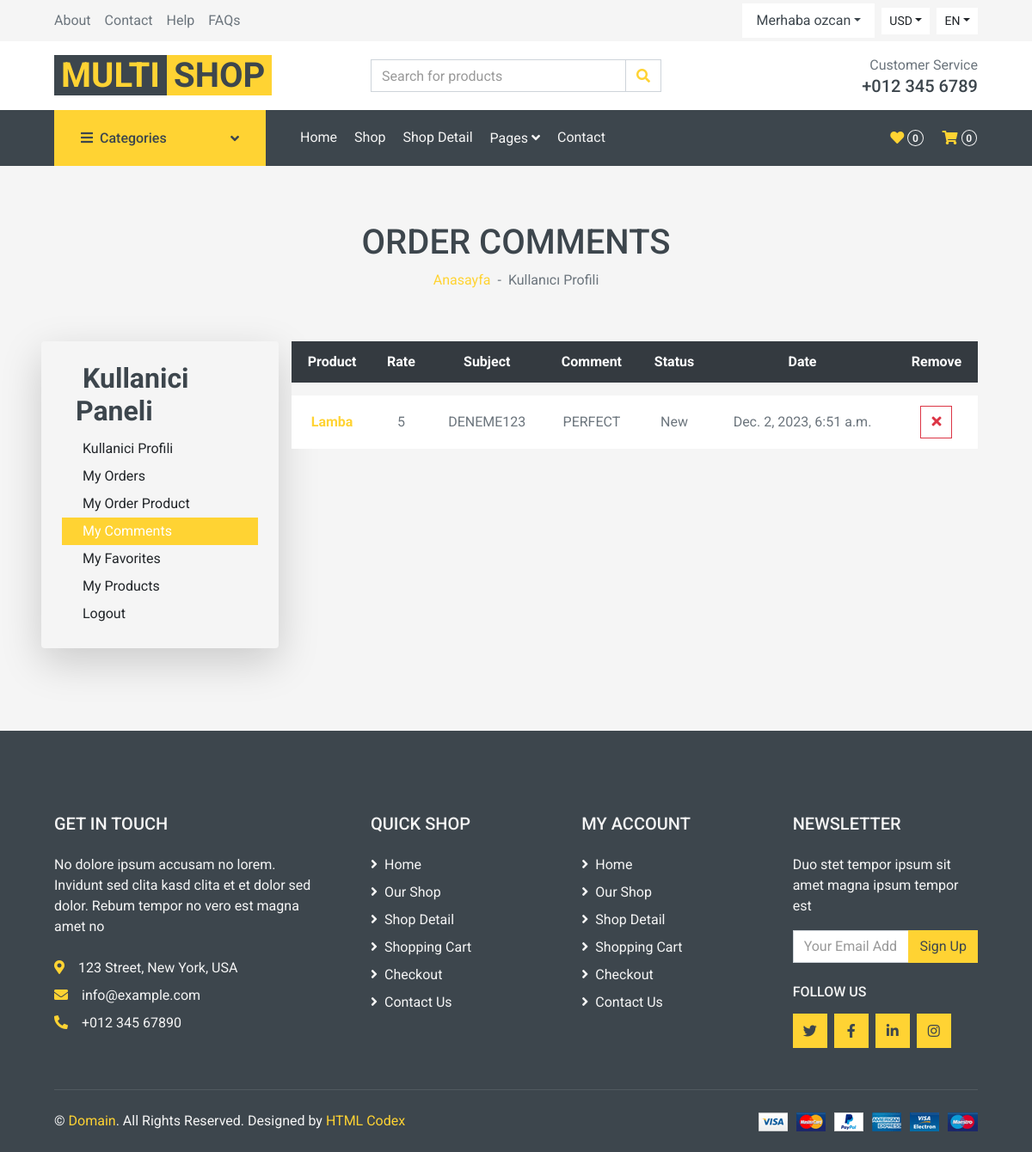
The app's page /user/comments (signed in), older data.
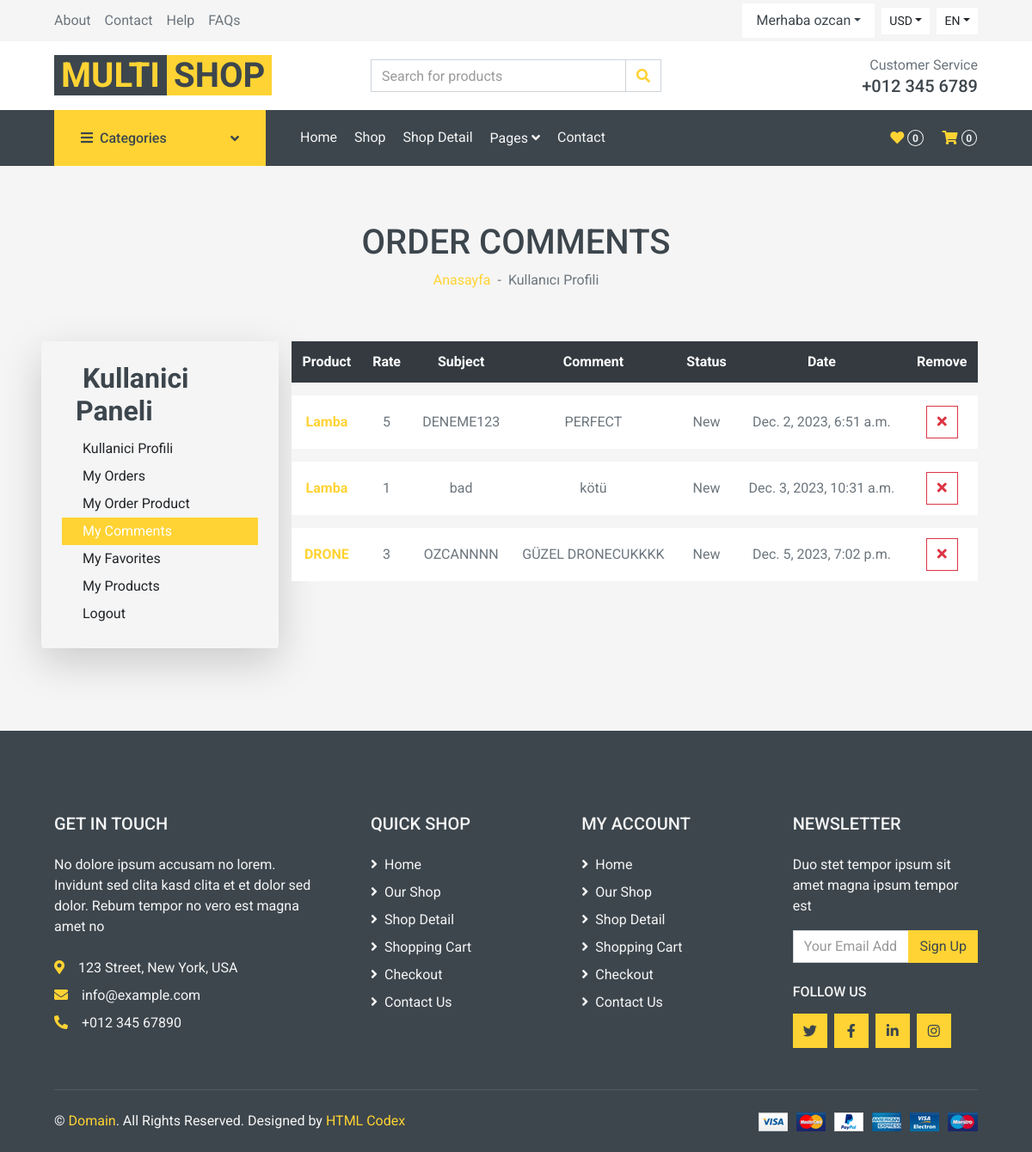
The same page, newer data.
### product/models.py (models this page shows, shortened)
class Comment(models.Model):
    STATUS = (
        ('New', 'New'),
        ('True', 'True'),
        ('False', 'False'),
    )
    product=models.ForeignKey(Product,on_delete=models.CASCADE)
    user = models.ForeignKey(User, on_delete=models.CASCADE)
    subject = models.CharField(max_length=50, blank=True)
    comment = models.CharField(max_length=250,blank=True)
    rate = models.IntegerField(default=1)
    ip = models.CharField(max_length=20, blank=True)
    status=models.CharField(max_length=10,choices=STATUS, default='New')
    create_at=models.DateTimeField(auto_now_add=True)
    update_at=models.DateTimeField(auto_now=True)

class Product(models.Model):
    STATUS = (('True', 'Evet'),
            ('False', 'Hayir'), )
    category = models.ForeignKey(Category, on_delete=models.CASCADE) #many to one relation with Category
    title = models.CharField(max_length=150)
    keywords = models.CharField(max_length=255)
    description = models.TextField(max_length=255)
    image = models.ImageField(blank=True, upload_to='images/')
    price= models.FloatField()
    amount = models.IntegerField(default=0)
    detail = models.TextField()
    status = models.CharField(max_length=10,choices=STATUS)
    slug = models.SlugField(null=False, unique=True)
    create_at = models.DateTimeField(auto_now_add=True)
    update_at = models.DateTimeField(auto_now=True)
    def category_tag(self):
        return self.category
    category_tag.short_description = "Kategori"
    def image_tag(self):
        return mark_safe('<img src="{}" height="50"/>'.format(self.image.url))
    image_tag.short_description = 'Image'

### user/views.py (the view)
# urls.py: path('comments', views.user_comments, name='user_comments'),
@login_required(login_url='/login')
def user_comments(request):
    current_user = request.user
    comments = Comment.objects.filter(user_id = current_user.id)
    context = {'comments': comments}
    return render(request, 'user_comments.html', context)

### user/templates/user_comments.html (shortened to what this page needs)
{% extends 'homebase.html' %}
{% block sidebar %} {% include 'sidebar.html' %}  {% endblock %}
{% block body %}
    <div class="container-fluid bg-secondary mb-4">
        <div class="d-flex flex-column align-items-center justify-content-center" style="min-height: 150px">
            <h1 class="font-weight-semi-bold text-uppercase">Order Comments</h1>
            <div class="d-inline-flex">
                <p class="m-0"><a href="/">Anasayfa</a></p>
                <p class="m-0 px-2">-</p>
                <p class="m-0">Kullanıcı Profili</p>
            </div>
        </div>
    </div>
    <div class="container-fluid">
        <div class="row px-xl-5">
            {% include 'user_panel.html' %}
            <div class="col-lg-9 table-responsive mb-5">
                <table class="table table-light table-borderless table-hover text-center mb-0">
                    <thead class="thead-dark">
                        <tr>
                            <th class="align-middle">Product</th>
                            <th class="align-middle">Rate</th>
                            <th class="align-middle">Subject</th>
                            <th class="align-middle">Comment</th>
                            <th class="align-middle">Status</th>
                            <th class="align-middle">Date</th>
                            <th class="align-middle">Remove</th>
                        </tr>
                    <tbody class="align-middle">
                    {% for rs in comments %}
                        <tr class="product_data">
                            <td class="align-middle">
                                <a href="/product_detail/{{ rs.product_id }}/{{ rs.product.slug }}">
                                    <strong> {{ rs.product.title}}</strong>
                                </a>
                            </td>
                            <td class="align-middle">{{ rs.rate }} </td>
                            <td class="align-middle">{{ rs.subject }} </td>
                            <td class="align-middle">{{ rs.comment }} </td>
                            <td class="align-middle">{{ rs.status }} </td>
                            <td class="align-middle">{{ rs.create_at }} </td>
                            <td class="align-middle">
                                <a href="/user/deletecomment/{{ rs.id }}" onclick="return confirm('Will be Delete ! Are you sure?')"><button class="btn btn-outline-danger"><i class="fa fa-times"></i></button></a>
                            </td>
                        </tr>
                    {% endfor %}
                    </tbody>
                </table>
            </div>
        </div>
    </div>
 {% endblock %}

Row changes from the older to the newer data that the page shows:
added Comment: product "Lamba", rate "1", subject "bad", comment "kötü", status "New", create_at "Dec. 3, 2023, 10:31 a.m."
added Comment: product "DRONE", rate "3", subject "OZCANNNN", comment "GÜZEL DRONECUKKKK", status "New", create_at "Dec. 5, 2023, 7:02 p.m."
